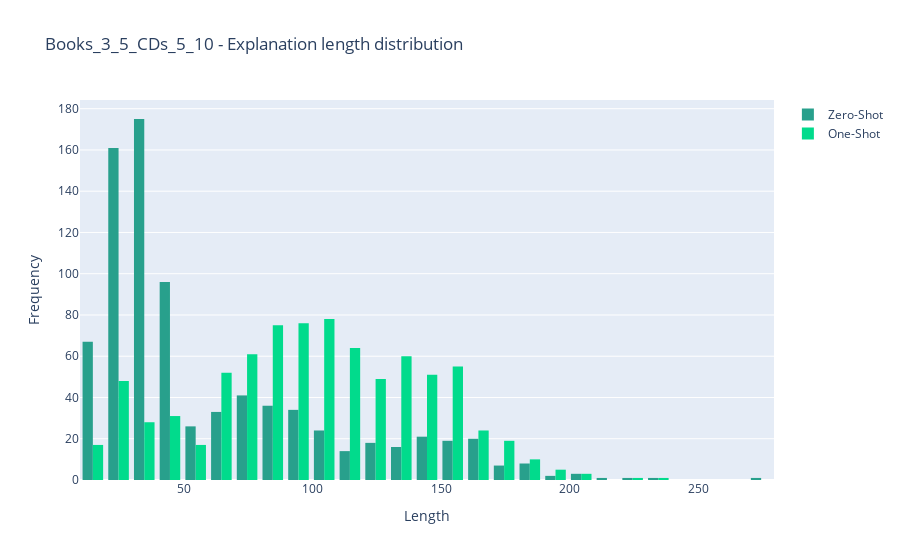
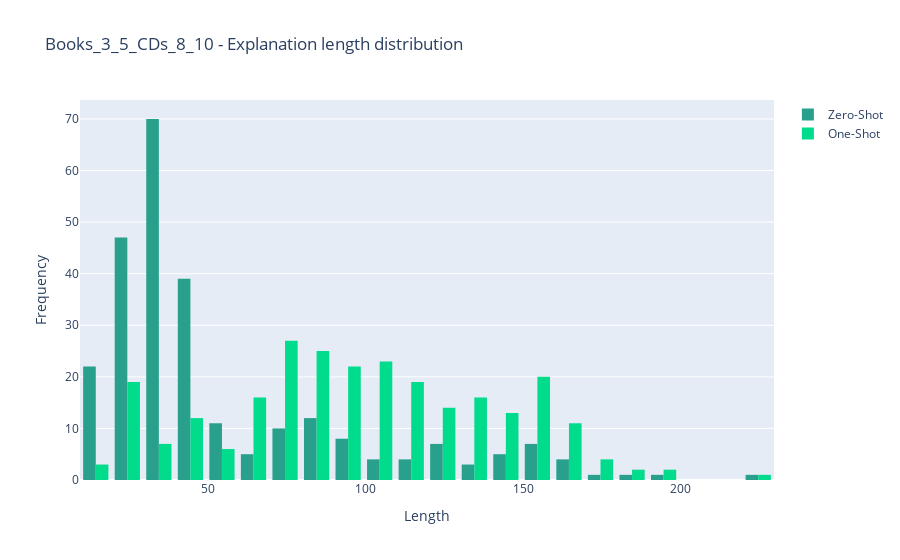

Notebook cell for these charts, in order:
### Code cell
plot_length_distribution_comparison(books_35_cds_510_0s_preds, books_35_cds_510_1s_preds, "Books_3_5_CDs_5_10")
plot_length_distribution_comparison(books_35_cds_810_0s_preds, books_35_cds_810_1s_preds, "Books_3_5_CDs_8_10")

### Figure 1 — Plotly figure (JSON) as saved in the notebook; plotly's stock layout.template omitted (floating-point values rounded to 4 significant figures; data arrays with more than 128 entries replaced by an {"elided": "..."} marker saying what was removed)
{"data": [{"marker": {"color": "#28A08C"}, "name": "Zero-Shot", "type": "histogram", "x": {"elided": "825 int values"}}, {"marker": {"color": "#01DB8C"}, "name": "One-Shot", "type": "histogram", "x": {"elided": "825 int values"}}], "layout": {"title": {"text": "Books_3_5_CDs_5_10 - Explanation length distribution"}, "xaxis": {"title": {"text": "Length"}}, "yaxis": {"title": {"text": "Frequency"}}}}

### Figure 2 — Plotly figure (JSON) as saved in the notebook; plotly's stock layout.template omitted (floating-point values rounded to 4 significant figures; data arrays with more than 128 entries replaced by an {"elided": "..."} marker saying what was removed)
{"data": [{"marker": {"color": "#28A08C"}, "name": "Zero-Shot", "type": "histogram", "x": {"elided": "262 int values"}}, {"marker": {"color": "#01DB8C"}, "name": "One-Shot", "type": "histogram", "x": {"elided": "262 int values"}}], "layout": {"title": {"text": "Books_3_5_CDs_8_10 - Explanation length distribution"}, "xaxis": {"title": {"text": "Length"}}, "yaxis": {"title": {"text": "Frequency"}}}}
